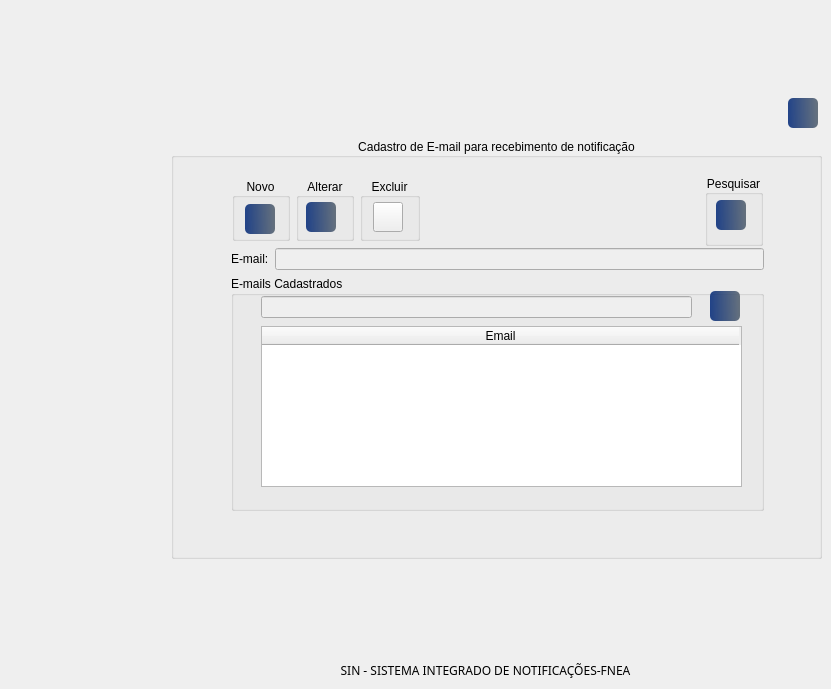
     <widget class="QWidget" name="page_5">
      <widget class="QGroupBox" name="groupBox_56">
       <property name="geometry">
        <rect>
         <x>171</x>
         <y>138</y>
         <width>651</width>
         <height>421</height>
        </rect>
       </property>
       <property name="title">
        <string>Cadastro de E-mail para recebimento de notificação</string>
       </property>
       <property name="alignment">
        <set>Qt::AlignCenter</set>
       </property>
       <widget class="QGroupBox" name="groupBox_60">
        <property name="geometry">
         <rect>
          <x>534</x>
          <y>37</y>
          <width>58</width>
          <height>71</height>
         </rect>
        </property>
        <property name="minimumSize">
         <size>
          <width>58</width>
          <height>61</height>
         </size>
        </property>
        <property name="title">
         <string>Pesquisar</string>
        </property>
        <property name="alignment">
         <set>Qt::AlignCenter</set>
        </property>
        <widget class="QPushButton" name="btn_pesquisa_email">
         <property name="geometry">
          <rect>
           <x>11</x>
           <y>25</y>
           <width>30</width>
           <height>30</height>
          </rect>
         </property>
         <property name="minimumSize">
          <size>
           <width>30</width>
           <height>30</height>
          </size>
         </property>
         <property name="maximumSize">
          <size>
           <width>30</width>
           <height>30</height>
          </size>
         </property>
         <property name="styleSheet">
          <string notr="true">QPushButton#btn_pesquisa_email{
	background-color: qlineargradient(spread:pad, x1:0, y1:0.505682, x2:1, y2:0.477, stop:0 rgba(0, 39,119, 219), stop:1 rgba(85, 98, 112, 226));
	color:rgba(255, 255, 255, 210);
	border-radius: 5px;
}
QPushButton#btn_pesquisa_email:hover{
	background-color: qlineargradient(spread:pad, x1:0, y1:0.505682,x2:1,y2:0.477, stop:0 rgba(150, 123, 111, 219), stop:1 rgba(85, 81, 84, 226));
}
QPushButton#btn_pesquisa_email:pressed{
	padding-left:5px;
	padding -top:5px;
	background-color:rgba(150, 123, 111, 255);
}</string>
         </property>
         <property name="text">
          <string/>
         </property>
         <property name="icon">
          <iconset resource="../FNEA/image/Icones/Outros.qrc">
           <normaloff>:/Imagem/historia.png</normaloff>:/Imagem/historia.png</iconset>
         </property>
         <property name="iconSize">
          <size>
           <width>24</width>
           <height>24</height>
          </size>
         </property>
        </widget>
       </widget>
       <widget class="QWidget" name="layoutWidget">
        <property name="geometry">
         <rect>
          <x>60</x>
          <y>110</y>
          <width>533</width>
          <height>263</height>
         </rect>
        </property>
        <layout class="QVBoxLayout" name="verticalLayout_15">
         <item>
          <layout class="QHBoxLayout" name="horizontalLayout_10">
           <item>
            <widget class="QLabel" name="label_10">
             <property name="text">
              <string>E-mail:</string>
             </property>
            </widget>
           </item>
           <item>
            <widget class="QLineEdit" name="txt_email">
             <property name="enabled">
              <bool>false</bool>
             </property>
             <property name="minimumSize">
              <size>
               <width>431</width>
               <height>22</height>
              </size>
             </property>
            </widget>
           </item>
          </layout>
         </item>
         <item>
          <widget class="QGroupBox" name="groupBox_57">
           <property name="minimumSize">
            <size>
             <width>531</width>
             <height>231</height>
            </size>
           </property>
           <property name="title">
            <string>E-mails Cadastrados</string>
           </property>
           <widget class="QTableWidget" name="tableWidget">
            <property name="geometry">
             <rect>
              <x>30</x>
              <y>50</y>
              <width>481</width>
              <height>161</height>
             </rect>
            </property>
            <property name="minimumSize">
             <size>
              <width>481</width>
              <height>61</height>
             </size>
            </property>
            <attribute name="horizontalHeaderDefaultSectionSize">
             <number>477</number>
            </attribute>
            <column>
             <property name="text">
              <string>Email</string>
             </property>
            </column>
           </widget>
           <widget class="QLineEdit" name="txt_pesquisa_email">
            <property name="enabled">
             <bool>false</bool>
            </property>
            <property name="geometry">
             <rect>
              <x>30</x>
              <y>20</y>
              <width>431</width>
              <height>22</height>
             </rect>
            </property>
            <property name="minimumSize">
             <size>
              <width>431</width>
              <height>22</height>
             </size>
            </property>
           </widget>
           <widget class="QPushButton" name="btn_editar_email">
            <property name="enabled">
             <bool>true</bool>
            </property>
            <property name="geometry">
             <rect>
              <x>479</x>
              <y>15</y>
              <width>30</width>
              <height>30</height>
             </rect>
            </property>
            <property name="minimumSize">
             <size>
              <width>30</width>
              <height>30</height>
             </size>
            </property>
            <property name="maximumSize">
             <size>
              <width>30</width>
              <height>30</height>
             </size>
            </property>
            <property name="styleSheet">
             <string notr="true">QPushButton#btn_editar_email{
	background-color: qlineargradient(spread:pad, x1:0, y1:0.505682, x2:1, y2:0.477, stop:0 rgba(0, 39,119, 219), stop:1 rgba(85, 98, 112, 226));
	color:rgba(255, 255, 255, 210);
	border-radius: 5px;
}
QPushButton#btn_editar_email:hover{
	background-color: qlineargradient(spread:pad, x1:0, y1:0.505682,x2:1,y2:0.477, stop:0 rgba(150, 123, 111, 219), stop:1 rgba(85, 81, 84, 226));
}
QPushButton#btn_editar_email:pressed{
	padding-left:5px;
	padding -top:5px;
	background-color:rgba(150, 123, 111, 255);
}</string>
            </property>
            <property name="text">
             <string/>
            </property>
            <property name="icon">
             <iconset resource="../FNEA/image/Icones/Outros.qrc">
              <normaloff>:/Imagem/historia.png</normaloff>:/Imagem/historia.png</iconset>
            </property>
            <property name="iconSize">
             <size>
              <width>24</width>
              <height>24</height>
             </size>
            </property>
           </widget>
          </widget>
         </item>
        </layout>
       </widget>
       <widget class="QWidget" name="layoutWidget">
        <property name="geometry">
         <rect>
          <x>61</x>
          <y>40</y>
          <width>188</width>
          <height>63</height>
         </rect>
        </property>
        <layout class="QHBoxLayout" name="horizontalLayout_11">
         <item>
          <widget class="QGroupBox" name="groupBox_58">
           <property name="minimumSize">
            <size>
             <width>58</width>
             <height>61</height>
            </size>
           </property>
           <property name="title">
            <string>Novo</string>
           </property>
           <property name="alignment">
            <set>Qt::AlignCenter</set>
           </property>
           <widget class="QPushButton" name="btn_novoEmail">
            <property name="geometry">
             <rect>
              <x>13</x>
              <y>26</y>
              <width>30</width>
              <height>30</height>
             </rect>
            </property>
            <property name="minimumSize">
             <size>
              <width>30</width>
              <height>30</height>
             </size>
            </property>
            <property name="maximumSize">
             <size>
              <width>30</width>
              <height>30</height>
             </size>
            </property>
            <property name="styleSheet">
             <string notr="true">QPushButton#btn_novoEmail{
	background-color: qlineargradient(spread:pad, x1:0, y1:0.505682, x2:1, y2:0.477, stop:0 rgba(0, 39,119, 219), stop:1 rgba(85, 98, 112, 226));
	color:rgba(255, 255, 255, 210);
	border-radius: 5px;
}
QPushButton#btn_novoEmail:hover{
	background-color: qlineargradient(spread:pad, x1:0, y1:0.505682,x2:1,y2:0.477, stop:0 rgba(150, 123, 111, 219), stop:1 rgba(85, 81, 84, 226));
}
QPushButton#btn_novoEmail:pressed{
	padding-left:5px;
	padding -top:5px;
	background-color:rgba(150, 123, 111, 255);
}</string>
            </property>
            <property name="text">
             <string/>
            </property>
            <property name="icon">
             <iconset resource="../FNEA/image/Icones/Outros.qrc">
              <normaloff>:/Imagem/nova-mensagem (1).png</normaloff>:/Imagem/nova-mensagem (1).png</iconset>
            </property>
            <property name="iconSize">
             <size>
              <width>24</width>
              <height>24</height>
             </size>
            </property>
           </widget>
          </widget>
         </item>
         <item>
          <widget class="QGroupBox" name="groupBox_59">
           <property name="minimumSize">
            <size>
             <width>58</width>
             <height>61</height>
            </size>
           </property>
           <property name="title">
            <string>Alterar</string>
           </property>
           <property name="alignment">
            <set>Qt::AlignCenter</set>
           </property>
           <widget class="QPushButton" name="btn_alterar_email">
            <property name="geometry">
             <rect>
              <x>10</x>
              <y>24</y>
              <width>30</width>
              <height>30</height>
             </rect>
            </property>
            <property name="minimumSize">
             <size>
              <width>30</width>
              <height>30</height>
             </size>
            </property>
            <property name="maximumSize">
             <size>
              <width>30</width>
              <height>30</height>
             </size>
            </property>
            <property name="styleSheet">
             <string notr="true">QPushButton#btn_alterar_email{
	background-color: qlineargradient(spread:pad, x1:0, y1:0.505682, x2:1, y2:0.477, stop:0 rgba(0, 39,119, 219), stop:1 rgba(85, 98, 112, 226));
	color:rgba(255, 255, 255, 210);
	border-radius: 5px;
}
QPushButton#btn_alterar_email:hover{
	background-color: qlineargradient(spread:pad, x1:0, y1:0.505682,x2:1,y2:0.477, stop:0 rgba(150, 123, 111, 219), stop:1 rgba(85, 81, 84, 226));
}
QPushButton#btn_alterar_email:pressed{
	padding-left:5px;
	padding -top:5px;
	background-color:rgba(150, 123, 111, 255);
}</string>
            </property>
            <property name="text">
             <string/>
            </property>
            <property name="icon">
             <iconset resource="../FNEA/image/Icones/Outros.qrc">
              <normaloff>:/Imagem/papel.png</normaloff>:/Imagem/papel.png</iconset>
            </property>
            <property name="iconSize">
             <size>
              <width>24</width>
              <height>24</height>
             </size>
            </property>
           </widget>
          </widget>
         </item>
         <item>
          <widget class="QGroupBox" name="groupBox_74">
           <property name="minimumSize">
            <size>
             <width>58</width>
             <height>61</height>
            </size>
           </property>
           <property name="title">
            <string>Excluir</string>
           </property>
           <property name="alignment">
            <set>Qt::AlignCenter</set>
           </property>
           <widget class="QPushButton" name="btn_excluir_email">
            <property name="geometry">
             <rect>
              <x>13</x>
              <y>24</y>
              <width>30</width>
              <height>30</height>
             </rect>
            </property>
            <property name="minimumSize">
             <size>
              <width>30</width>
              <height>30</height>
             </size>
            </property>
            <property name="maximumSize">
             <size>
              <width>30</width>
              <height>30</height>
             </size>
            </property>
            <property name="styleSheet">
             <string notr="true">QPushButton#btn_alterar_email{
	background-color: qlineargradient(spread:pad, x1:0, y1:0.505682, x2:1, y2:0.477, stop:0 rgba(0, 39,119, 219), stop:1 rgba(85, 98, 112, 226));
	color:rgba(255, 255, 255, 210);
	border-radius: 5px;
}
QPushButton#btn_alterar_email:hover{
	background-color: qlineargradient(spread:pad, x1:0, y1:0.505682,x2:1,y2:0.477, stop:0 rgba(150, 123, 111, 219), stop:1 rgba(85, 81, 84, 226));
}
QPushButton#btn_alterar_email:pressed{
	padding-left:5px;
	padding -top:5px;
	background-color:rgba(150, 123, 111, 255);
}</string>
            </property>
            <property name="text">
             <string/>
            </property>
            <property name="icon">
             <iconset resource="../FNEA/image/Icones/Outros.qrc">
              <normaloff>:/Imagem/remover.png</normaloff>:/Imagem/remover.png</iconset>
            </property>
            <property name="iconSize">
             <size>
              <width>24</width>
              <height>24</height>
             </size>
            </property>
           </widget>
          </widget>
         </item>
        </layout>
       </widget>
      </widget>
      <widget class="QLabel" name="label_11">
       <property name="geometry">
        <rect>
         <x>418</x>
         <y>28</y>
         <width>141</width>
         <height>101</height>
        </rect>
       </property>
       <property name="styleSheet">
        <string notr="true">image: url(:/Imagem/marketing-de-email.png);</string>
       </property>
       <property name="text">
        <string/>
       </property>
      </widget>
      <widget class="QPushButton" name="btn_voltar_6">
       <property name="enabled">
        <bool>true</bool>
       </property>
       <property name="geometry">
        <rect>
         <x>788</x>
         <y>98</y>
         <width>30</width>
         <height>30</height>
        </rect>
       </property>
       <property name="minimumSize">
        <size>
         <width>30</width>
         <height>30</height>
        </size>
       </property>
       <property name="maximumSize">
        <size>
         <width>30</width>
         <height>30</height>
        </size>
       </property>
       <property name="font">
        <font>
         <family>Reem Kufi</family>
        </font>
       </property>
       <property name="toolTip">
        <string>&lt;html&gt;&lt;head/&gt;&lt;body&gt;&lt;p&gt;VOLTAR AO MENU INICIAL&lt;/p&gt;&lt;/body&gt;&lt;/html&gt;</string>
       </property>
       <property name="styleSheet">
        <string notr="true">QPushButton#btn_voltar_6{
	background-color: qlineargradient(spread:pad, x1:0, y1:0.505682, x2:1, y2:0.477, stop:0 rgba(0, 39,119, 219), stop:1 rgba(85, 98, 112, 226));
	color:rgba(255, 255, 255, 210);
	border-radius: 5px;
}
QPushButton#btn_voltar_6:hover{
	background-color: qlineargradient(spread:pad, x1:0, y1:0.505682,x2:1,y2:0.477, stop:0 rgba(150, 123, 111, 219), stop:1 rgba(85, 81, 84, 226));
}
QPushButton#btn_voltar_6:pressed{
	padding-left:5px;
	padding -top:5px;
	background-color:rgba(150, 123, 111, 255);
}</string>
       </property>
       <property name="text">
        <string/>
       </property>
       <property name="icon">
        <iconset resource="../FNEA/image/Icones/Outros.qrc">
         <normaloff>:/Imagem/voltar.png</normaloff>:/Imagem/voltar.png</iconset>
       </property>
       <property name="iconSize">
        <size>
         <width>24</width>
         <height>24</height>
        </size>
       </property>
      </widget>
      <widget class="QLabel" name="label_22">
       <property name="geometry">
        <rect>
         <x>320</x>
         <y>660</y>
         <width>331</width>
         <height>20</height>
        </rect>
       </property>
       <property name="font">
        <font>
         <family>Reem Kufi</family>
         <pointsize>9</pointsize>
         <bold>false</bold>
        </font>
       </property>
       <property name="text">
        <string>SIN - SISTEMA INTEGRADO DE NOTIFICAÇÕES-FNEA</string>
       </property>
       <property name="alignment">
        <set>Qt::AlignCenter</set>
       </property>
      </widget>
     </widget>
